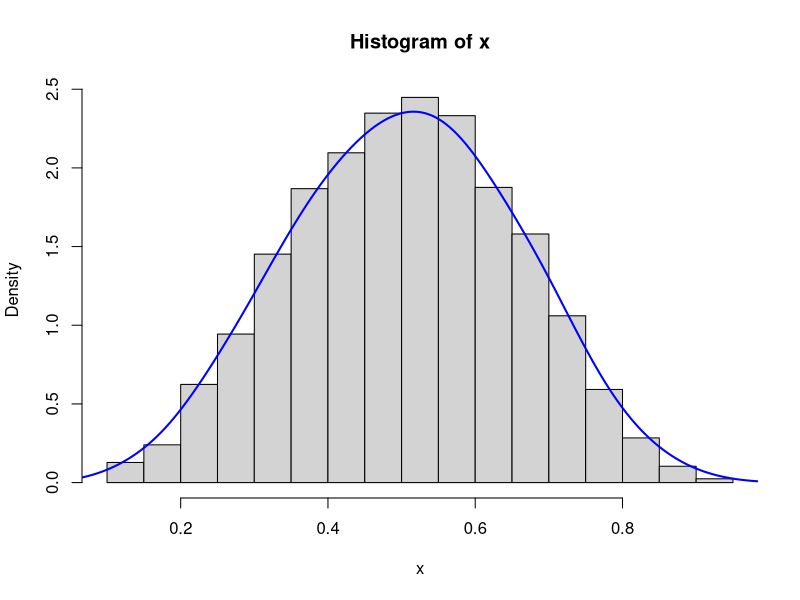
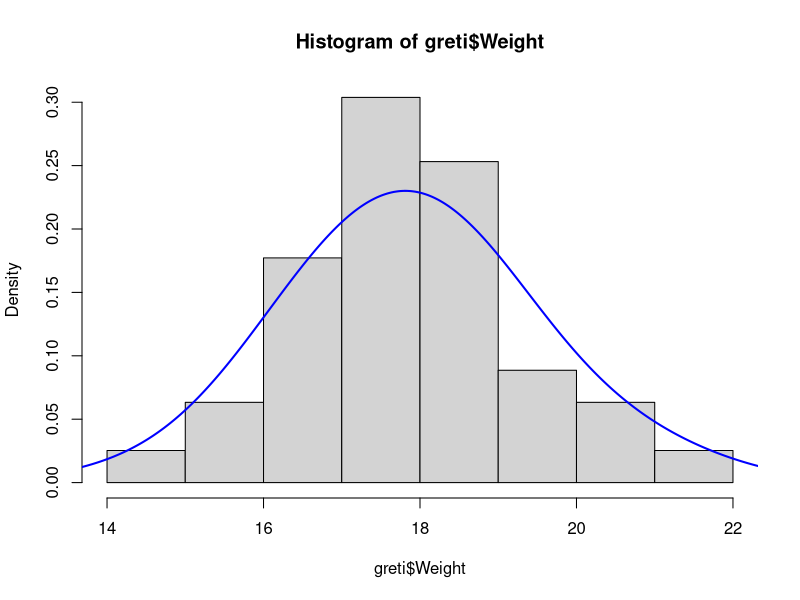
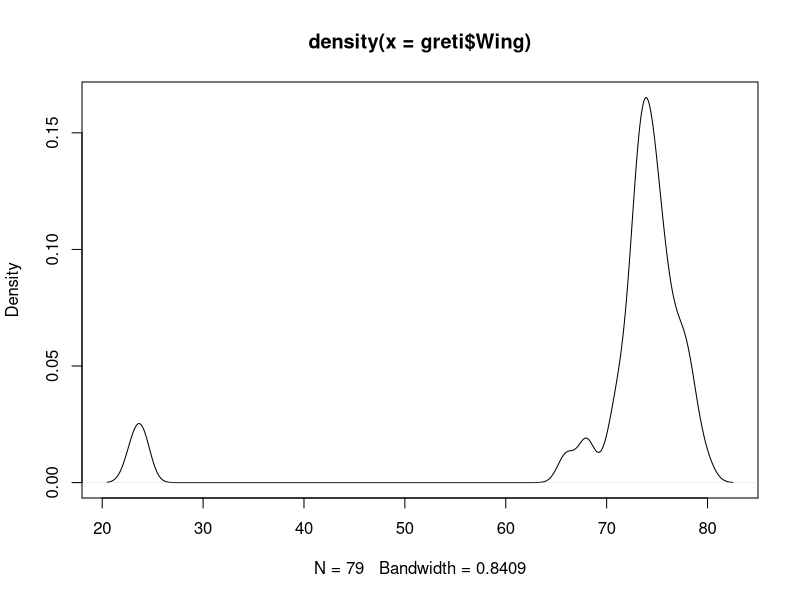
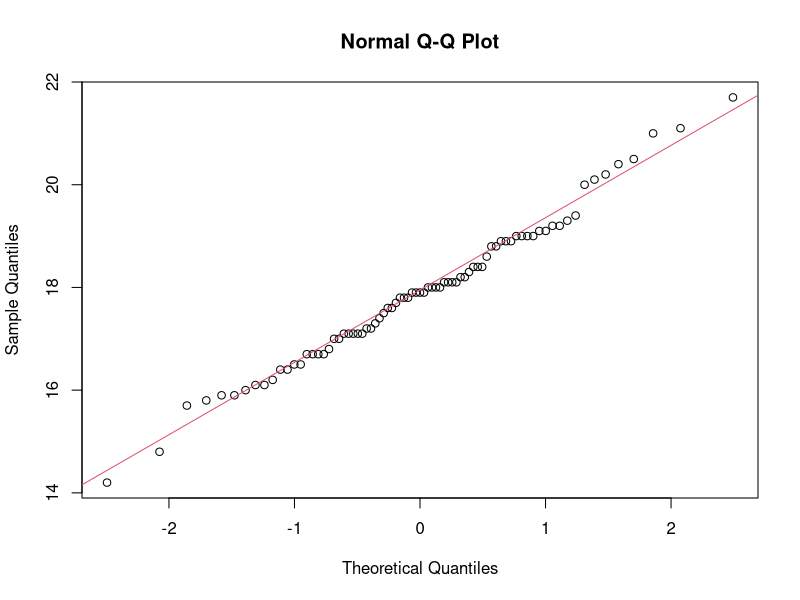
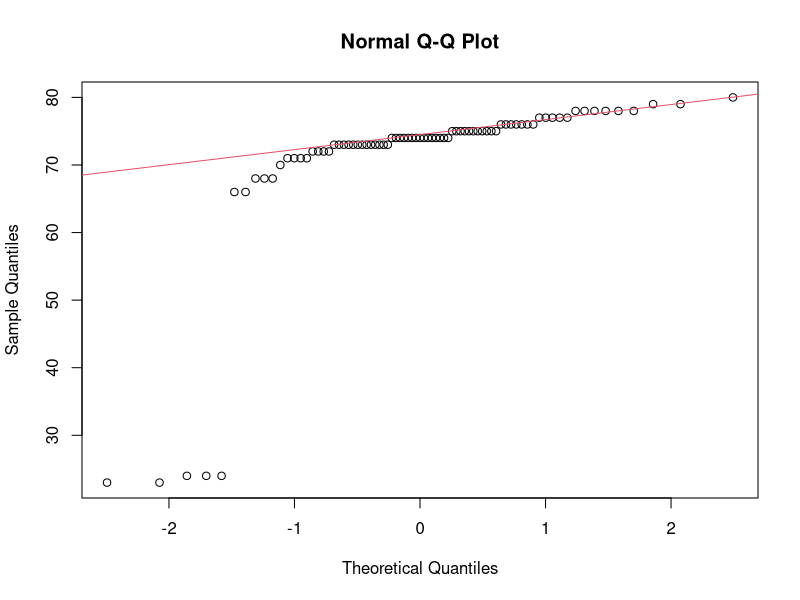
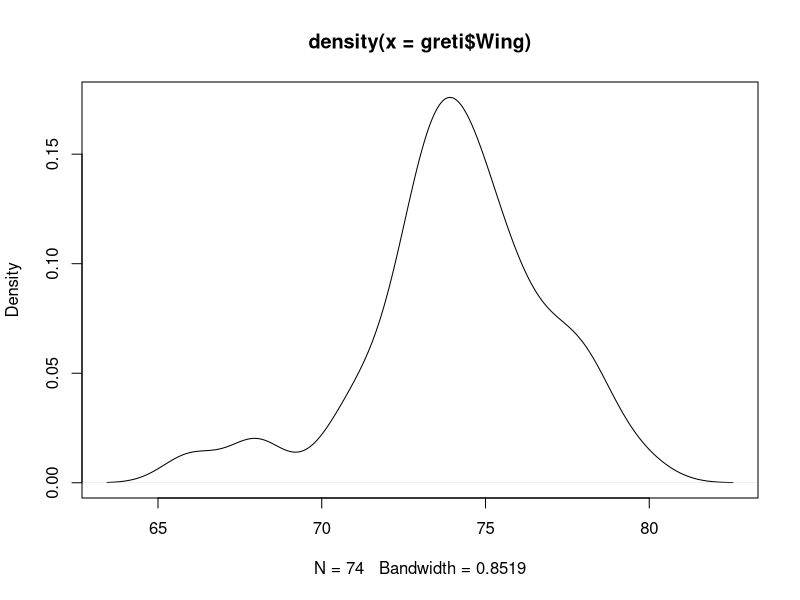
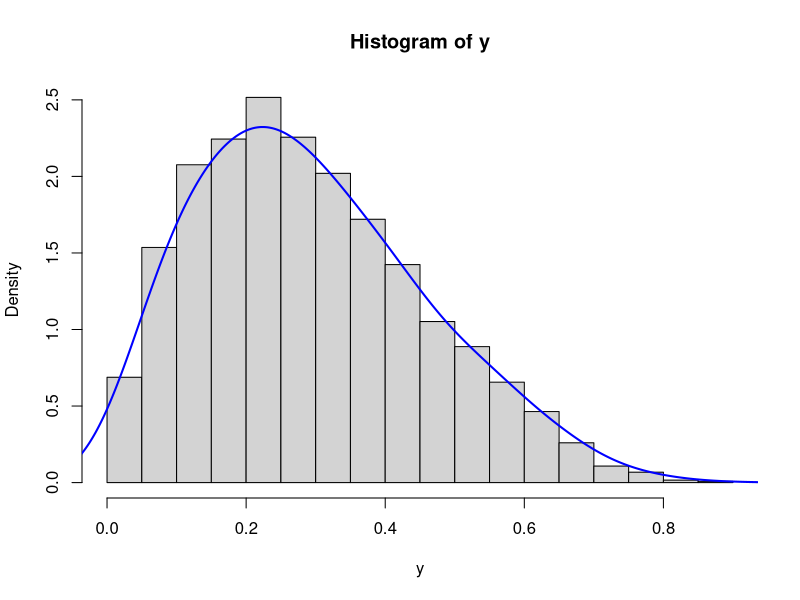
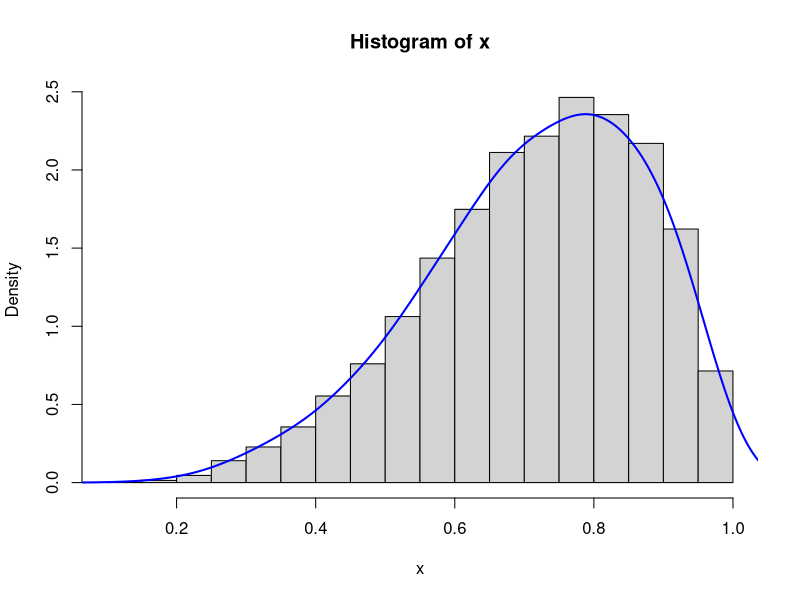

Here is the R script that generated these plots, in order: (Note: this script raises an error after producing the figures.)
## ---- chunk 1
x <- rbeta(5000,5,5)
hist(x, prob = TRUE)
lines(density(x, adjust=2), col="blue", lwd=2) 
## ---- chunk 2
shapiro.test(x)
## ---- chunk 3
setwd("C:/Users/Anthony Caravaggi/Dropbox/GitHub/BL6024_UCC_2017/Lecture 02")
tDat <- read.csv("assets/img/tDat.csv", header = TRUE, stringsAsFactors=FALSE)
head(tDat)
## ---- chunk 4
greti <- tDat[tDat$Sp_C == "Great tit", ]
hist(greti$Weight, prob = TRUE)
lines(density(greti$Weight, adjust=2), col="blue", lwd=2)
## ---- chunk 5
plot(density(greti$Wing))
## ---- chunk 6
qqnorm(greti$Weight);qqline(greti$Weight, col = 2)
## ---- chunk 7
qqnorm(greti$Wing);qqline(greti$Wing, col = 2)
## ---- chunk 8
shapiro.test(greti$Weight)
shapiro.test(greti$Wing)
## ---- chunk 9
greti$Wing
greti[greti$Wing <= 24, ]
## ---- chunk 10
greti <- greti[!greti$Wing <= 24,]
min(greti$Wing)
shapiro.test(greti$Wing)
## ---- chunk 11
plot(density(greti$Wing))
## ---- chunk 12
y <- rbeta(5000,2,5)
hist(y, prob = TRUE)
lines(density(y, adjust=2), col="blue", lwd=2) 
## ---- chunk 13
x <- rbeta(10000,5,2)
hist(x, prob = TRUE)
lines(density(x, adjust=2), col="blue", lwd=2) 
## ---- chunk 14
p <- runif(1000, min=2, max=10)
r <- runif(1000, min=50, max=100)
pr <- data.frame(p,r)
head(pr)
## ---- chunk 15
p2 <- as.data.frame(scale(pr))
head(p2)
## ---- chunk 16
hist(pr$r, prob = TRUE)
lines(density(pr$r, adjust=2), col="blue", lwd=2) 
## ---- chunk 17
hist(p2$r, prob = TRUE)
lines(density(p2$r, adjust=2), col="blue", lwd=2)
## ---- chunk 18
lmMod <- lm(dist ~ speed, data=cars)
par(mfrow=c(2,2)) # init 4 charts in 1 panel
plot(lmMod)
## ---- chunk 19
y <- rbeta(5000,2,5)
## ---- chunk 20
hist(y, prob = TRUE)
lines(density(y, adjust=2), col="blue", lwd=2) 
## ---- chunk 21
hist(y, prob = TRUE)
lines(density(y, adjust=2), col="blue", lwd=2) 
## ---- chunk 22
hist(sqrt(y), prob = TRUE)
lines(density(sqrt(y), adjust=2), col="blue", lwd=2) 
## ---- chunk 23
x <- rbeta(10000,4,2)
## ---- chunk 24
hist(x, prob = TRUE)
lines(density(x, adjust=2), col="blue", lwd=2) 
## ---- chunk 25
hist(x, prob = TRUE)
lines(density(x, adjust=2), col="blue", lwd=2) 
## ---- chunk 26
hist(exp(x), prob = TRUE)
lines(density(exp(x), adjust=2), col="blue", lwd=2) 
## ---- chunk 27
plot(density(greti$Wing))
## ---- chunk 28
plot(density(greti$Wing))
## ---- chunk 29
plot(density(log(greti$Wing)))
## ---- chunk 30
plot(density(exp(greti$Wing)))
## ---- chunk 31
plot(density(sqrt(greti$Wing)))
## ---- chunk 32
colnames(greti)[1] <- "Date"
## ---- chunk 33
greti_outliers <- data.frame(Date = rep("11/12/2012", 10), Code = rep("GRETI", 10),
                      Sp_C = rep("Great tit", 10), Sp_L = rep("Parus major", 10),
                      Type = rep("N", 10), Age = rep("3", 10), Sex = rep("F", 10),
                      Wing = sample(15:23, 10, replace=TRUE), Weight = sample(4:8, 10, replace=TRUE))
greti2 <- rbind(greti, greti_outliers) 
## ---- chunk 34
plot(greti2$Wing, greti2$Weight, main="With Outliers", 
     xlab="wing length (cm)", ylab="weight (g)", pch="*", 
     col="red", cex=2)
## ---- chunk 35
plot(greti$Wing, greti$Weight, main="Without Outliers", 
     xlab="wing length (cm)", ylab="weight (g)", pch="*", 
     col="red", cex=2)
## ---- chunk 36
quantiles <- quantile(greti2$Wing, probs = c(.25, .75))
range <- 1.5 * IQR(greti2$Wing)
## ---- chunk 37
greti_normal <- subset(greti2, greti2$Wing > (quantiles[1] - range) 
                     & greti2$Wing < (quantiles[2] + range))
min(greti_normal$Wing)
## ---- chunk 38
plot(greti$Wing, greti$Weight, main="Without Outliers", 
     xlab="wing length (cm)", ylab="weight (g)", pch="*", 
     col="red", cex=2)
## ---- chunk 39
sp <- table(tDat$Code)
barplot(sp)
## ---- chunk 40
x <- rnorm(50)
y <- x * 2 + rnorm(50, 0, 0.5)
plot(x, y)
abline(a = 0, b = 2)
## ---- chunk 41
plot(x, y, main = "Plot of X by Y", xlab = "X variable", ylab = "Y variable", xlim = c(-2,2), ylim = c(-4, 2))
lm1 <- lm(y ~ x)
abline(lm1, lty = 2, lwd = 2, col = "blue")
## ---- chunk 42
boxplot(tDat$Wing)
## ---- chunk 43
boxplot(tDat$Wing ~ tDat$Code)
## ---- chunk 44
rand <- rnorm(1000)
hist(rand)
## ---- chunk 45
hist(rand, main = "Normal distribution (frequency)", 
     br = -50:50/10)
## ---- chunk 46
hist(rand, main = "Normal distribution (frequency)", br = -50:50/10, freq = FALSE)
lines(-50:50/10, dnorm(-50:50/10), lwd = 3, col = "red", lty = 2)
## ---- chunk 47
tDat2 <- subset(tDat, tDat$Code %in% c("BLUTI", "CHIFF", "WREN"))
coplot(tDat2$Wing ~ tDat2$Weight | tDat2$Code, columns=3)
## ---- chunk 48
tDat2 <- subset(tDat, tDat$Code %in% c("BLUTI", "CHIFF", "WREN"))
coplot(tDat2$Wing ~ tDat2$Weight | tDat2$Code, cex=1.5,
     number=3, columns=3,
     panel=function(x,y,...) {
          panel.smooth(x,y,span=.8,iter=5,...)
          abline(lm(y ~ x), col="blue")
     } )
## ---- chunk 49
tDat$Sp_N <- recode(tDat$Code, "'BLABI'=1; 'BLUTI'=2; 
                    'CHIFF'=3; 'GRETI'=4;'GREWO'=5;
                    'ROBIN'=6; 'WREN'=7; 'BLACA'=8", 
                    as.numeric.result=TRUE, 
                    as.factor.result = FALSE)
plot(tDat$Wing, tDat$Weight, col = tDat$Sp_N, pch="*")
## ---- chunk 50
suppressWarnings(plot(tDat$Wing[tDat$Sp_N==c(2,3,4,6,7,8)],tDat$Weight[tDat$Sp_N== c(2,3,4,6,7,8)],col = tDat$Sp_N[tDat$Sp_N==c(2,3,4,6,7,8)], pch="*"))
## ---- chunk 51
p <- ggplot(tDat, aes(Code))
## ---- chunk 52
p + geom_bar()
## ---- chunk 53
p <- ggplot(tDat, aes(Sex, Age)) # X by Y
p + geom_bar(stat="identity") + # bar height
  theme_classic() + # Standard theme
  labs(title = "Age and sex of ringed birds", 
         x = "Age (BTO code)",
         y = "Sex",
         caption = "(based on data from the BTO)")
## ---- chunk 54
p <- ggplot(sx, aes(Sp_C)) # X by Y
p + geom_bar(aes(fill = Sex)) + 
  coord_flip() +
  theme(legend.position = "top",
        text = element_text(size=20),
        axis.text.x = element_text(angle=90, hjust=1)) +
  labs(title = "Age and sex of ringed birds", 
         x = "Age (BTO code)",
         y = "Sex")
## ---- chunk 55
p <- ggplot(tDat2, aes(Wing, Weight, colour = Code)) + 
  geom_point()
p + labs(colour = "Species code") +
  labs(x = "Wing length (cm)",
       y = "Weight (g)") +
  theme_light()
## ---- chunk 56
ggplot(tDat, aes(Code, Wing)) +
  geom_boxplot()
## ---- chunk 57
ggplot(subset(tDat,Code %in% c("ROBIN")), aes(Weight)) + 
  geom_histogram(binwidth = 0.5)
## ---- chunk 58
mDat <- read.csv("assets/img/mDat.csv", header = TRUE, stringsAsFactors=FALSE)
head(mDat)
